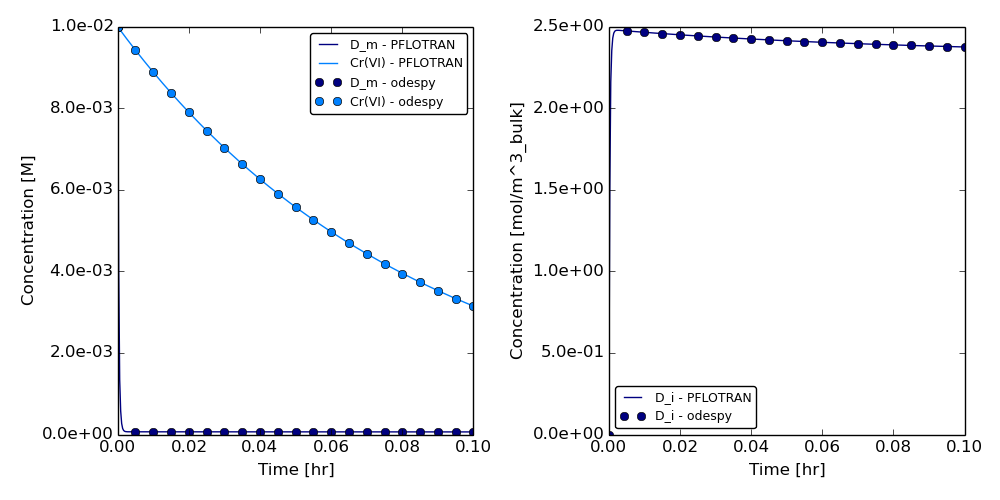

Write Python code to recreate this figure.
# Id: abiotic_mimt.py, Mon 28 Aug 2017 05:03:53 PM MDT #
# Created by Sachin Pandey, Scott Hansen, Satish Karra, LANL
# Description: Benchmark for abiotic reactions with mobile-immobile exchange.
#------------------------------------------------------------------------------
import sys
import os
import numpy as np
import itertools as it
import matplotlib.pyplot as plt
import odespy
sys.path.append('../python')
import pyfun as pf

# ------------------------------------------------------------------------------
# Python numerical simulation
# ------------------------------------------------------------------------------
# Parameters
pars = {'s'				: 1.0, # saturation
		'por'			: 0.25, # porosity
		'v_cell'		: 1.0, # m^3_bulk

		'alpha'			: 1.0, # [-]
		'B_min'			: 1.e-10, # [mol/m^3_bulk]
		'rho_b'			: 1.e20, # [g/L = M]

		'gamma_B'		: 0.0, # [L/mol/s]
		'gamma_CD'		: 1.0, # [L/mol/s]
		'gamma_X'		: 0.0, # [L/mol/s]

		'lambda_B1'		: 0.0, # [/s]
		'lambda_B2'		: 1.e-5, # [/s]
		'lambda_C'		: 0.0, # [/s]
		'lambda_D'		: 0.0, # [/s]
		'lambda_D_i'	: 150.e-2, # [/s]
		'lambda_D_m'	: 1.e-2, # [/s]

		'K_B'			: 5.e1, #  [mol/m^3_bulk]
		'K_C'			: 1.e-7, # [M]
		'K_D'			: 1.e-6, # [M]
		'K_I'			: 1.e-4, # [M]

		'S_C'			: 0.33, # [-]
		'S_D_1'			: 1.0, # [-]
		'S_D_2'			: 0.020833# [-]
}

# Solver options
sopt = {'T' :	0.1*3600, # end of simulation [s from hr]
		'N' :	1000, # no of timesteps
}

# Initial conditions
init = {'C'		: 1.e-2, # [M]
		'D_m'	: 1.e-2, # [M]
		'I'		: 1.e-20, # [M]
		'X'		: 1.e-20, # [M]
		'B'		: 1.e-20, # mol/m^3_bulk
		'D_i'	: 1.e-20, # mol/m^3_bulk
		'chubbite_vf' : 1-pars['por'], # [m^3/m^3_bulk]  #?????
}

chrotran_sandbox = pf.make_chrotran_sandbox(pars)
u, t = pf.run_ode_chrotran(init, pars, sopt, chrotran_sandbox)

# L_water = pars['v_cell'] * pars['por'] * pars['s'] * 1.e3 # [L]
results_ode = {}
results_ode['time'] = t/3600 # [hr from s]
results_ode['C'] = u[:,0]
results_ode['D_m'] = u[:,1]
results_ode['I'] = u[:,2]
results_ode['X'] = u[:,3]
results_ode['B'] = u[:,4]
results_ode['D_i'] = u[:,5]
results_ode['chubbite_vf'] = u[:,6]

# ------------------------------------------------------------------------------
# Compare with pflotran simulation
# ------------------------------------------------------------------------------
simbasename = "abiotic_mimt"
observation_filename = [simbasename + '-obs-0.tec']
variable_list = ['Total molasses [M]', 'Total Cr(VI)', 'molasses_im [mol/m^3]']
observation_list = ['obs1']
results_pflotran =  pf.getobsdata(variable_list=variable_list,observation_list=observation_list,observation_filenames=observation_filename)

# ------------------------------------------------------------------------------
# Plotting/Regression
# ------------------------------------------------------------------------------
# First plot
fig = plt.figure(figsize=[10,5])
ax = fig.add_subplot(1, 2, 1)
xlims = [0,0.1]
skipfactor = 50 # skip data in ode results
fontsize = 9

pflo_plotvars = [variable_list[0:2], observation_list]
pflo_plotvars = list(it.product(*pflo_plotvars))
ode_plotvars = ['D_m','C']
legend_list = ['D_m - PFLOTRAN','Cr(VI) - PFLOTRAN', 'D_m - odespy','Cr(VI) - odespy']

pf.plot_benchmarks(ax, results_ode=results_ode, results_pflotran=results_pflotran, ode_plotvars=ode_plotvars, pflo_plotvars=pflo_plotvars, legend_list=legend_list, xlabel="Time [hr]", ylabel="Concentration [M]", xlims=xlims, skipfactor=skipfactor, fontsize=fontsize)

regression_result = pf.calc_regression(ts = 1.0e-2,tol = 1.0e-5,results_ode=results_ode, results_pflotran=results_pflotran, ode_plotvars=ode_plotvars, pflo_plotvars=pflo_plotvars, sim=simbasename)

# Second plot
ax2 = fig.add_subplot(1, 2, 2)
pflo_plotvars = [[variable_list[2]], observation_list]
pflo_plotvars = list(it.product(*pflo_plotvars))
ode_plotvars = ['D_i']
legend_list = ['D_i - PFLOTRAN','D_i - odespy']

pf.plot_benchmarks(ax2, results_ode=results_ode, results_pflotran=results_pflotran, ode_plotvars=ode_plotvars, pflo_plotvars=pflo_plotvars, legend_list=legend_list, xlabel="Time [hr]", ylabel="Concentration [mol/m^3_bulk]", xlims=xlims, skipfactor=skipfactor, fontsize=fontsize)

plt.suptitle("abiotic_mimt benchmark")
plt.tight_layout(rect=[0, 0.03, 1, 0.95])
plt.savefig(simbasename + '.png')

regression_result = pf.calc_regression(ts = 1.0e-2,tol = 1.0e-4,results_ode=results_ode, results_pflotran=results_pflotran, ode_plotvars=ode_plotvars, pflo_plotvars=pflo_plotvars, sim=simbasename)
